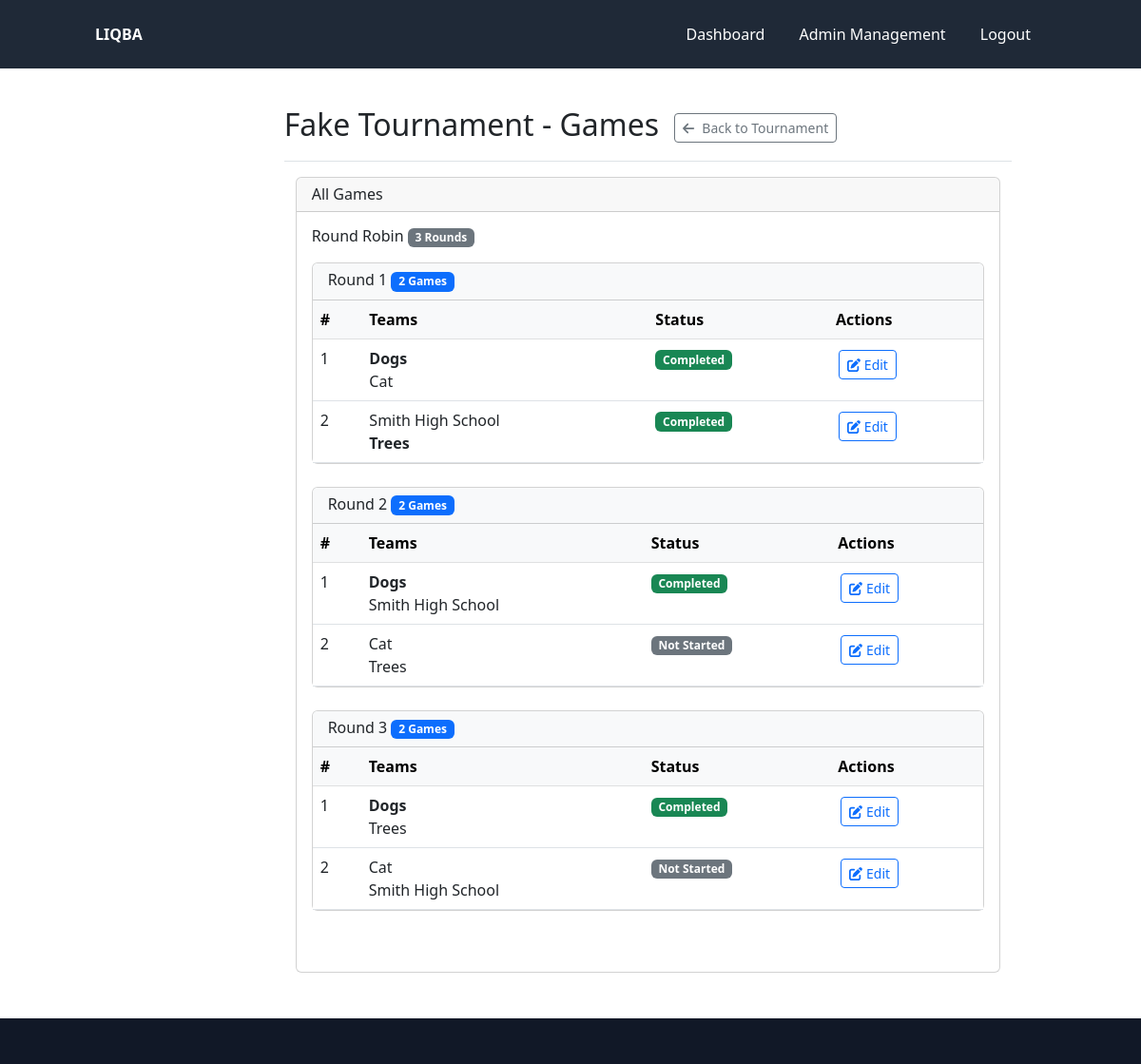
The app's page /admin/tournament/1/games (signed in) with its own data.
### models/tournament.py (models this page shows, shortened)
class Tournament(db.Model):
    __tablename__ = 'tournament'
    id = db.Column(db.Integer, primary_key=True)
    name = db.Column(db.String(100), nullable=False)
    date = db.Column(db.Date, nullable=False)
    location = db.Column(db.String(100))
    password = db.Column(db.String(10), nullable=False)
    format_json = db.Column(db.Text, nullable=False, default='{}')  # JSON format with default value
    status = db.Column(db.String(20), default='planning')  # planning, registration, active, completed
    created_at = db.Column(db.DateTime, server_default=db.func.now())
    updated_at = db.Column(db.DateTime, server_default=db.func.now(), onupdate=db.func.now())
    games = db.relationship('Game', back_populates='tournament', lazy=True, cascade='all, delete-orphan')
    questions = db.relationship('Question', back_populates='tournament_rel', lazy=True, foreign_keys='Question.tournament_id')
    team_aliases = db.relationship('TeamAlias', back_populates='tournament', lazy=True, cascade='all, delete-orphan')
    room_aliases = db.relationship('RoomAlias', back_populates='tournament', lazy=True, cascade='all, delete-orphan')
    reader_assignments = db.relationship(
        'ReaderTournament',
        back_populates='tournament',
        cascade='all, delete-orphan',
        single_parent=True
    )
    readers = association_proxy(
        'reader_assignments', 'reader',
        creator=lambda r: ReaderTournament(reader=r)
    )
    @property
    def format(self):
        return json.loads(self.format_json)
    @format.setter
    def format(self, value):
        if isinstance(value, str):
            self.format_json = value
        else:
            self.format_json = json.dumps(value)

### models/game.py (models this page shows, shortened)
class Game(db.Model):
    __tablename__ = 'game'
    __table_args__ = {'extend_existing': True}
    id = Column(db.Integer, primary_key=True)
    team1 = Column(String(100), nullable=False)
    team2 = Column(String(100), nullable=False)
    result = Column(Integer, nullable=False, default=-2)  # -2: not played, 1: team1 wins, 0: draw, -1: team2 wins
    tournament_id = Column(Integer, db.ForeignKey('tournament.id', name='fk_game_tournament'), nullable=False)
    round_number = Column(Integer, nullable=False)
    stage_id = Column(Integer, nullable=False)  # 1: preliminary, 2: playoff, etc.
    scorecard = Column(Text, nullable=True)
    tournament = db.relationship('Tournament', back_populates='games')
    questions = db.relationship('Question', back_populates='game_rel', lazy=True, foreign_keys='Question.game_id')
    alerts = db.relationship('Alert', back_populates='game', lazy='dynamic', cascade='all, delete-orphan')

### controllers/admin_controller.py (the view)
@admin_bp.route('/tournament/<int:tournament_id>/games')
@admin_login_required
def list_tournament_games(tournament_id):
    tournament = Tournament.query.get_or_404(tournament_id)
    games = Game.query.filter_by(tournament_id=tournament_id)\
                     .order_by(Game.stage_id, Game.round_number, Game.id)\
                     .all()
    aliases = TeamAlias.query.filter_by(tournament_id=tournament_id).all()
    alias_map = {alias.id: alias.team_name for alias in aliases}
    games_by_stage = {}
    for game in games:
        if not hasattr(game, 'stage_id') or game.stage_id is None:
            game.stage_id = 1
        if not hasattr(game, 'round_number') or game.round_number is None:
            game.round_number = 1
        stage_id = game.stage_id
        round_num = game.round_number
        if stage_id not in games_by_stage:
            games_by_stage[stage_id] = {}
        if round_num not in games_by_stage[stage_id]:
            games_by_stage[stage_id][round_num] = []
        def get_team_name(team_ref):
            if not team_ref:
                return None
            if team_ref.startswith(('W(', 'L(')):
                _, name, _ = resolve_team_reference(tournament_id, team_ref)
                return name or team_ref
            try:
                alias_id = int(team_ref.replace('T', ''))
                return alias_map.get(alias_id, team_ref)
            except (ValueError, AttributeError):
                return team_ref
        game.team1_name = get_team_name(game.team1)
        game.team2_name = get_team_name(game.team2)
        games_by_stage[stage_id][round_num].append(game)
        game._match_number = len(games_by_stage[stage_id][round_num])
    format_data = json.loads(tournament.format_json) if tournament.format_json else {}
    return render_template(
        'admin/tournament_games.html',
        tournament=tournament,
        games_by_stage=games_by_stage,
        format_data=format_data
    )

### controllers/admin_controller.py (called while the page is built)
def admin_login_required(f):
    @wraps(f)
    def decorated_function(*args, **kwargs):
        if 'admin_id' not in session:
            flash('Please login first', 'warning')
            return redirect(url_for('admin.login'))
        return f(*args, **kwargs)
    return decorated_function

@admin_bp.before_request
def check_password_change():
    if 'admin_id' not in session or request.endpoint in ['admin.logout', 'admin.change_password', 'static']:
        return
    admin = Admin.query.get(session['admin_id'])
    if admin and admin.needs_password_change:
        if request.endpoint != 'admin.change_password':
            return redirect(url_for('admin.change_password'))

### controllers/reader_controller.py (called while the page is built)
@login_manager.user_loader
def load_reader(reader_id):
    return Reader.query.get(int(reader_id))

### templates/admin/tournament_games.html
{% extends "admin/base.html" %}
{% block page_title %}
  {{ tournament.name }} - Games
  <a href="{{ url_for('admin.tournament_details', tournament_id=tournament.id) }}" class="btn btn-outline-secondary btn-sm ms-2">
    <i class="fas fa-arrow-left me-1"></i> Back to Tournament
  </a>
{% endblock %}
{% block admin_content %}
<div class="container-fluid">
  <div class="card mb-4">
    <div class="card-header">
      <h5 class="mb-0">All Games</h5>
    </div>
    <div class="card-body">
      {% if not games_by_stage %}
        <div class="alert alert-info">No games found for this tournament.</div>
      {% else %}
        {% for stage_id, rounds in games_by_stage.items()|sort %}
          {% set stage_name = format_data.tournament_format.stages|selectattr('stage_id', 'equalto', stage_id)|map(attribute='stage_name')|first %}
          <div class="mb-5">
            <h4 class="mb-3">
              {{ stage_name or ("Stage " ~ stage_id) }}
              <span class="badge bg-secondary">{{ rounds|length }} Rounds</span>
            </h4>
            {% for round_num, games in rounds.items()|sort %}
              <div class="card mb-4">
                <div class="card-header bg-light">
                  <h5 class="mb-0">
                    Round {{ round_num }}
                    <span class="badge bg-primary">{{ games|length }} Games</span>
                  </h5>
                </div>
                <div class="card-body p-0">
                  <div class="table-responsive">
                    <table class="table table-hover mb-0">
                      <thead class="table-light">
                        <tr>
                          <th>#</th>
                          <th>Teams</th>
                          <th>Status</th>
                          <th>Actions</th>
                        </tr>
                      </thead>
                      <tbody>
                        {% for game in games|sort(attribute='id') %}
                          <tr>
                            <td>{% if game.match_number %}{{ game.match_number }}{% else %}{{ loop.index }}{% endif %}</td>
                            <td>
                              <div class="d-flex flex-column">
                                <span class="{% if game.result == 1 %}fw-bold{% endif %}">
                                  {{ game.team1_name or ('Team ' ~ game.team1) }}
                                </span>
                                <span class="{% if game.result == 2 %}fw-bold{% endif %}">
                                  {{ game.team2_name or ('Team ' ~ game.team2) }}
                                </span>
                              </div>
                            </td>
                            <td>
                              {% if game.result is not none and game.result > 0 %}
                                <span class="badge bg-success">Completed</span>
                              {% elif game.result == 0 %}
                                <span class="badge bg-warning">In Progress</span>
                              {% else %}
                                <span class="badge bg-secondary">Not Started</span>
                              {% endif %}
                            </td>
                            <td>
                              <a href="{{ url_for('admin.edit_game_scorecard', tournament_id=tournament.id, game_id=game.id) }}"
                                 class="btn btn-sm btn-outline-primary"
                                 title="Edit Scorecard">
                                <i class="fas fa-edit"></i> Edit
                              </a>
                            </td>
                          </tr>
                        {% endfor %}
                      </tbody>
                    </table>
                  </div>
                </div>
              </div>
            {% endfor %}
          </div>
        {% endfor %}
      {% endif %}
    </div>
  </div>
</div>
{% endblock %}

### templates/base.html (style rules this page uses)
.btn { margin: 0.2rem; }
html, body { height: 100%; }
body { display: flex; flex-direction: column; }

### records on screen
Tournament: name "Fake Tournament"
Game: team1_name "Dogs", team2_name "Cat", result "Completed"
Game: team1_name "Smith High School", team2_name "Trees", result "Completed"
Game: team1_name "Dogs", team2_name "Smith High School", result "Completed"
Game: team1_name "Cat", team2_name "Trees", result "Not Started"
Game: team1_name "Dogs", team2_name "Trees", result "Completed"
Game: team1_name "Cat", team2_name "Smith High School", result "Not Started"

### other values on screen
{{ stage_name or ("Stage " ~ stage_id) }} "Round Robin"
{{ rounds|length }} "3"
{{ round_num }} "1" "2" "3"
{{ games|length }} "2" "2" "2"
